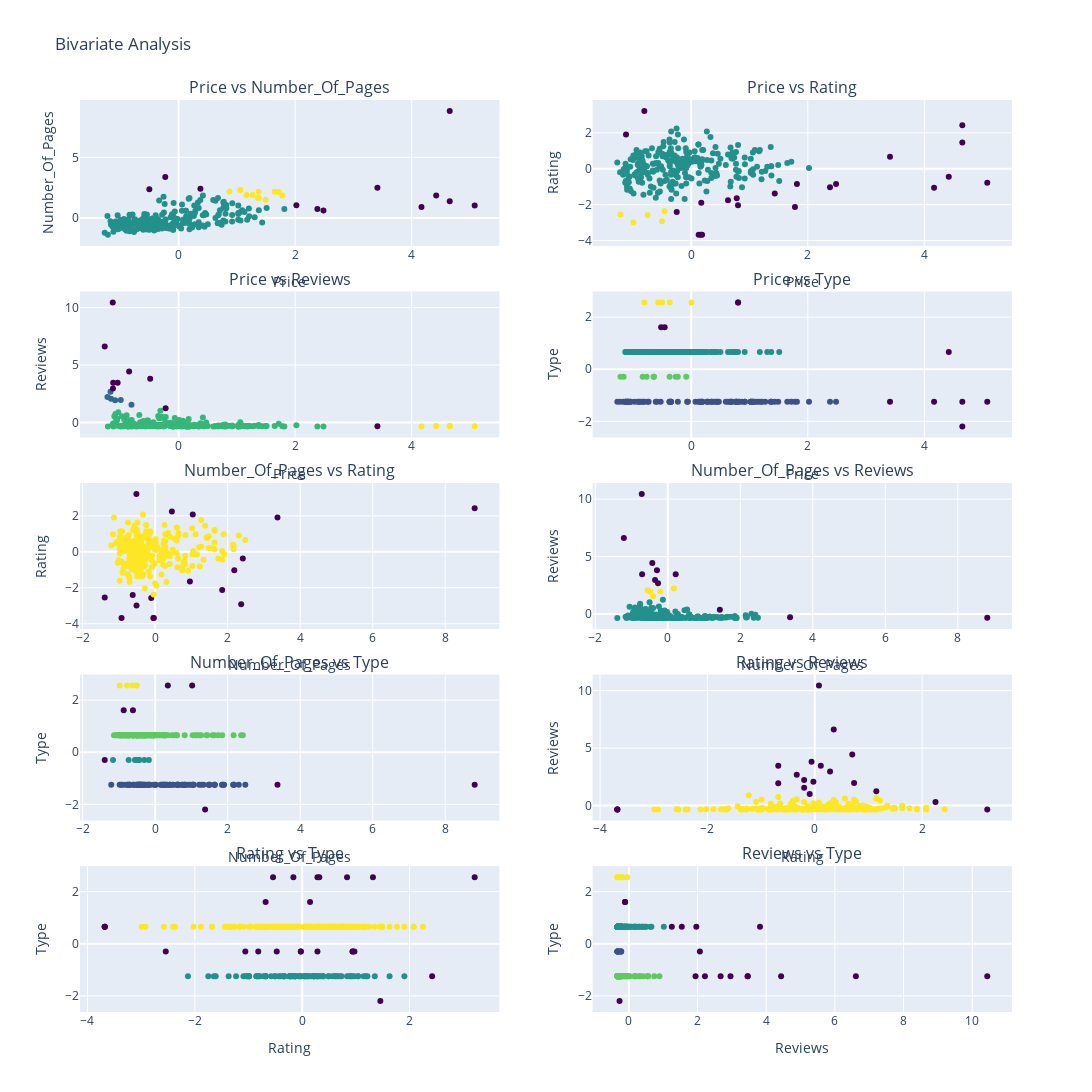

The notebook cell saved with this chart:
### Code cell
# For plotting and outlier identification
outliers_bivariate = {}

# Plotting setup
fig = make_subplots(
    rows=5,
    cols=2,
    subplot_titles=[f"{x[0]} vs {x[1]}" for x in bivariate_combinations],
    vertical_spacing=0.05,
)

for i, (feature1, feature2) in enumerate(bivariate_combinations):
    # Apply DBSCAN
    X_subset = X_scaled_df[[feature1, feature2]]
    dbscan = DBSCAN(eps=0.5, min_samples=5).fit(X_subset)
    labels = dbscan.labels_

    # Plot
    fig.add_trace(
        go.Scatter(
            x=X_subset[feature1],
            y=X_subset[feature2],
            mode="markers",
            marker=dict(color=labels, colorscale="Viridis", showscale=True),
            text=labels,
            showlegend=False,
        ),
        row=i // 2 + 1,
        col=i % 2 + 1,
    )
    fig.update_xaxes(title_text=feature1, row=i // 2 + 1, col=i % 2 + 1)
    fig.update_yaxes(title_text=feature2, row=i // 2 + 1, col=i % 2 + 1)


fig.update_layout(
    height=2000, width=1200, title_text="Bivariate Analysis"
)
fig.update_traces(marker_showscale=False)

fig.show()

### Figure 1 — Plotly figure (JSON) as saved in the notebook; plotly's stock layout.template omitted (floating-point values rounded to 4 significant figures; data arrays with more than 128 entries replaced by an {"elided": "..."} marker saying what was removed)
{"data": [{"marker": {"color": {"elided": "271 int values"}, "colorscale": [[0, "#440154"], [0.1111, "#482878"], [0.2222, "#3e4989"], [0.3333, "#31688e"], [0.4444, "#26828e"], [0.5556, "#1f9e89"], [0.6667, "#35b779"], [0.7778, "#6ece58"], [0.8889, "#b5de2b"], [1, "#fde725"]], "showscale": false}, "mode": "markers", "showlegend": false, "text": {"elided": "271 int values"}, "type": "scatter", "x": {"elided": "271 float values"}, "xaxis": "x", "y": {"elided": "271 float values"}, "yaxis": "y"}, {"marker": {"color": {"elided": "271 int values"}, "colorscale": [[0, "#440154"], [0.1111, "#482878"], [0.2222, "#3e4989"], [0.3333, "#31688e"], [0.4444, "#26828e"], [0.5556, "#1f9e89"], [0.6667, "#35b779"], [0.7778, "#6ece58"], [0.8889, "#b5de2b"], [1, "#fde725"]], "showscale": false}, "mode": "markers", "showlegend": false, "text": {"elided": "271 int values"}, "type": "scatter", "x": {"elided": "271 float values"}, "xaxis": "x2", "y": {"elided": "271 float values"}, "yaxis": "y2"}, {"marker": {"color": {"elided": "271 int values"}, "colorscale": [[0, "#440154"], [0.1111, "#482878"], [0.2222, "#3e4989"], [0.3333, "#31688e"], [0.4444, "#26828e"], [0.5556, "#1f9e89"], [0.6667, "#35b779"], [0.7778, "#6ece58"], [0.8889, "#b5de2b"], [1, "#fde725"]], "showscale": false}, "mode": "markers", "showlegend": false, "text": {"elided": "271 int values"}, "type": "scatter", "x": {"elided": "271 float values"}, "xaxis": "x3", "y": {"elided": "271 float values"}, "yaxis": "y3"}, {"marker": {"color": {"elided": "271 int values"}, "colorscale": [[0, "#440154"], [0.1111, "#482878"], [0.2222, "#3e4989"], [0.3333, "#31688e"], [0.4444, "#26828e"], [0.5556, "#1f9e89"], [0.6667, "#35b779"], [0.7778, "#6ece58"], [0.8889, "#b5de2b"], [1, "#fde725"]], "showscale": false}, "mode": "markers", "showlegend": false, "text": {"elided": "271 int values"}, "type": "scatter", "x": {"elided": "271 float values"}, "xaxis": "x4", "y": {"elided": "271 float values"}, "yaxis": "y4"}, {"marker": {"color": {"elided": "271 int values"}, "colorscale": [[0, "#440154"], [0.1111, "#482878"], [0.2222, "#3e4989"], [0.3333, "#31688e"], [0.4444, "#26828e"], [0.5556, "#1f9e89"], [0.6667, "#35b779"], [0.7778, "#6ece58"], [0.8889, "#b5de2b"], [1, "#fde725"]], "showscale": false}, "mode": "markers", "showlegend": false, "text": {"elided": "271 int values"}, "type": "scatter", "x": {"elided": "271 float values"}, "xaxis": "x5", "y": {"elided": "271 float values"}, "yaxis": "y5"}, {"marker": {"color": {"elided": "271 int values"}, "colorscale": [[0, "#440154"], [0.1111, "#482878"], [0.2222, "#3e4989"], [0.3333, "#31688e"], [0.4444, "#26828e"], [0.5556, "#1f9e89"], [0.6667, "#35b779"], [0.7778, "#6ece58"], [0.8889, "#b5de2b"], [1, "#fde725"]], "showscale": false}, "mode": "markers", "showlegend": false, "text": {"elided": "271 int values"}, "type": "scatter", "x": {"elided": "271 float values"}, "xaxis": "x6", "y": {"elided": "271 float values"}, "yaxis": "y6"}, {"marker": {"color": {"elided": "271 int values"}, "colorscale": [[0, "#440154"], [0.1111, "#482878"], [0.2222, "#3e4989"], [0.3333, "#31688e"], [0.4444, "#26828e"], [0.5556, "#1f9e89"], [0.6667, "#35b779"], [0.7778, "#6ece58"], [0.8889, "#b5de2b"], [1, "#fde725"]], "showscale": false}, "mode": "markers", "showlegend": false, "text": {"elided": "271 int values"}, "type": "scatter", "x": {"elided": "271 float values"}, "xaxis": "x7", "y": {"elided": "271 float values"}, "yaxis": "y7"}, {"marker": {"color": {"elided": "271 int values"}, "colorscale": [[0, "#440154"], [0.1111, "#482878"], [0.2222, "#3e4989"], [0.3333, "#31688e"], [0.4444, "#26828e"], [0.5556, "#1f9e89"], [0.6667, "#35b779"], [0.7778, "#6ece58"], [0.8889, "#b5de2b"], [1, "#fde725"]], "showscale": false}, "mode": "markers", "showlegend": false, "text": {"elided": "271 int values"}, "type": "scatter", "x": {"elided": "271 float values"}, "xaxis": "x8", "y": {"elided": "271 float values"}, "yaxis": "y8"}, {"marker": {"color": {"elided": "271 int values"}, "colorscale": [[0, "#440154"], [0.1111, "#482878"], [0.2222, "#3e4989"], [0.3333, "#31688e"], [0.4444, "#26828e"], [0.5556, "#1f9e89"], [0.6667, "#35b779"], [0.7778, "#6ece58"], [0.8889, "#b5de2b"], [1, "#fde725"]], "showscale": false}, "mode": "markers", "showlegend": false, "text": {"elided": "271 int values"}, "type": "scatter", "x": {"elided": "271 float values"}, "xaxis": "x9", "y": {"elided": "271 float values"}, "yaxis": "y9"}, {"marker": {"color": {"elided": "271 int values"}, "colorscale": [[0, "#440154"], [0.1111, "#482878"], [0.2222, "#3e4989"], [0.3333, "#31688e"], [0.4444, "#26828e"], [0.5556, "#1f9e89"], [0.6667, "#35b779"], [0.7778, "#6ece58"], [0.8889, "#b5de2b"], [1, "#fde725"]], "showscale": false}, "mode": "markers", "showlegend": false, "text": {"elided": "271 int values"}, "type": "scatter", "x": {"elided": "271 float values"}, "xaxis": "x10", "y": {"elided": "271 float values"}, "yaxis": "y10"}], "layout": {"annotations": [{"font": {"size": 16}, "showarrow": false, "text": "Price vs Number_Of_Pages", "x": 0.225, "xanchor": "center", "xref": "paper", "y": 1, "yanchor": "bottom", "yref": "paper"}, {"font": {"size": 16}, "showarrow": false, "text": "Price vs Rating", "x": 0.775, "xanchor": "center", "xref": "paper", "y": 1, "yanchor": "bottom", "yref": "paper"}, {"font": {"size": 16}, "showarrow": false, "text": "Price vs Reviews", "x": 0.225, "xanchor": "center", "xref": "paper", "y": 0.79, "yanchor": "bottom", "yref": "paper"}, {"font": {"size": 16}, "showarrow": false, "text": "Price vs Type", "x": 0.775, "xanchor": "center", "xref": "paper", "y": 0.79, "yanchor": "bottom", "yref": "paper"}, {"font": {"size": 16}, "showarrow": false, "text": "Number_Of_Pages vs Rating", "x": 0.225, "xanchor": "center", "xref": "paper", "y": 0.58, "yanchor": "bottom", "yref": "paper"}, {"font": {"size": 16}, "showarrow": false, "text": "Number_Of_Pages vs Reviews", "x": 0.775, "xanchor": "center", "xref": "paper", "y": 0.58, "yanchor": "bottom", "yref": "paper"}, {"font": {"size": 16}, "showarrow": false, "text": "Number_Of_Pages vs Type", "x": 0.225, "xanchor": "center", "xref": "paper", "y": 0.37, "yanchor": "bottom", "yref": "paper"}, {"font": {"size": 16}, "showarrow": false, "text": "Rating vs Reviews", "x": 0.775, "xanchor": "center", "xref": "paper", "y": 0.37, "yanchor": "bottom", "yref": "paper"}, {"font": {"size": 16}, "showarrow": false, "text": "Rating vs Type", "x": 0.225, "xanchor": "center", "xref": "paper", "y": 0.16, "yanchor": "bottom", "yref": "paper"}, {"font": {"size": 16}, "showarrow": false, "text": "Reviews vs Type", "x": 0.775, "xanchor": "center", "xref": "paper", "y": 0.16, "yanchor": "bottom", "yref": "paper"}], "height": 2000, "title": {"text": "Bivariate Analysis"}, "width": 1200, "xaxis": {"anchor": "y", "domain": [0, 0.45], "title": {"text": "Price"}}, "xaxis10": {"anchor": "y10", "domain": [0.55, 1], "title": {"text": "Reviews"}}, "xaxis2": {"anchor": "y2", "domain": [0.55, 1], "title": {"text": "Price"}}, "xaxis3": {"anchor": "y3", "domain": [0, 0.45], "title": {"text": "Price"}}, "xaxis4": {"anchor": "y4", "domain": [0.55, 1], "title": {"text": "Price"}}, "xaxis5": {"anchor": "y5", "domain": [0, 0.45], "title": {"text": "Number_Of_Pages"}}, "xaxis6": {"anchor": "y6", "domain": [0.55, 1], "title": {"text": "Number_Of_Pages"}}, "xaxis7": {"anchor": "y7", "domain": [0, 0.45], "title": {"text": "Number_Of_Pages"}}, "xaxis8": {"anchor": "y8", "domain": [0.55, 1], "title": {"text": "Rating"}}, "xaxis9": {"anchor": "y9", "domain": [0, 0.45], "title": {"text": "Rating"}}, "yaxis": {"anchor": "x", "domain": [0.84, 1], "title": {"text": "Number_Of_Pages"}}, "yaxis10": {"anchor": "x10", "domain": [0, 0.16], "title": {"text": "Type"}}, "yaxis2": {"anchor": "x2", "domain": [0.84, 1], "title": {"text": "Rating"}}, "yaxis3": {"anchor": "x3", "domain": [0.63, 0.79], "title": {"text": "Reviews"}}, "yaxis4": {"anchor": "x4", "domain": [0.63, 0.79], "title": {"text": "Type"}}, "yaxis5": {"anchor": "x5", "domain": [0.42, 0.58], "title": {"text": "Rating"}}, "yaxis6": {"anchor": "x6", "domain": [0.42, 0.58], "title": {"text": "Reviews"}}, "yaxis7": {"anchor": "x7", "domain": [0.21, 0.37], "title": {"text": "Type"}}, "yaxis8": {"anchor": "x8", "domain": [0.21, 0.37], "title": {"text": "Reviews"}}, "yaxis9": {"anchor": "x9", "domain": [0, 0.16], "title": {"text": "Type"}}}}
